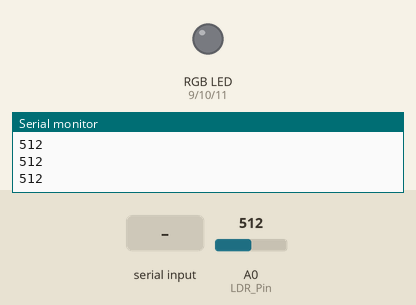
Simulated run of this sketch. Board: Arduino Uno, built with avr-gcc and run on an emulated ATmega328P. On the bench: an RGB LED mixed from three pins (HIGH = lit), the last lines printed to the serial monitor. Inputs (shaded band) come from the test bench; at power-on: A0 (LDR_Pin) = 512.

Above: at 1.2 s.
1.3 s: "a" received over Serial
At 2.0 s:
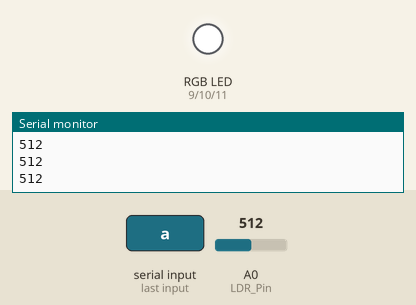
3.0 s: "b" received over Serial
At 4.4 s:
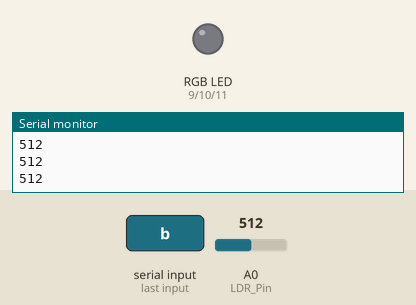
Timing chart, 0 to 6.0 s (numbered marks = the images above; inputs shaded):
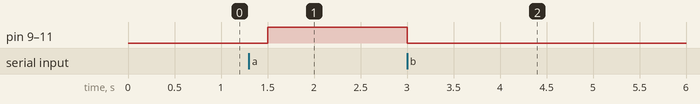

Measured:
- after the input at 1.3 s, pin 9 (REDPIN), pin 10 (GREENPIN), pin 11 (BLUEPIN): LOW → HIGH after 0.20 s
- after the input at 3.0 s, pin 9 (REDPIN), pin 10 (GREENPIN), pin 11 (BLUEPIN): HIGH → LOW at once

The sketch:

Luminosity_RGB.ino
```cpp
    /*
    Détecteur de proximité - HC-SR04
    Librairie Ultrasonic : http://tetrasys-design.net/download/HCSR04Ultrasonic/HCSR04Ultrasonic-1.1.2.zip
    Arduino IDE v1.0.1
    */


#define REDPIN 9
#define GREENPIN 10
#define BLUEPIN 11
int LDR_Pin = A0; //analog pin 0
int incomingByte = 0;//receive data from the serial port

#define FADESPEED 5    // make this higher to slow down

    void setup()
    {
      Serial.begin(9600);
      pinMode(REDPIN, OUTPUT);
      pinMode(GREENPIN, OUTPUT);
      pinMode(BLUEPIN, OUTPUT);
    }

    void loop()
    {
        int r, g, b;
        int LDRReading = analogRead(LDR_Pin);

        Serial.println(LDRReading);
    delay(250); //just here to slow down the output for easier reading

   if (Serial.available() > 0) {
                  // read the incoming byte:
                  incomingByte = Serial.read();
                  //if the lux is low(incoming byte =97)
                  if(incomingByte==97){
                    //Serial.println(incomingByte,DEC);
                    digitalWrite(GREENPIN, HIGH);//turns on green light
  		    digitalWrite(BLUEPIN, HIGH);
  		    digitalWrite(REDPIN, HIGH);
                  }
                  //if the lux is high(incoming byte =98)
                  if(incomingByte==98){
                    digitalWrite(GREENPIN, LOW);
  		    digitalWrite(BLUEPIN, LOW);
    		    digitalWrite(REDPIN, LOW);
                  }


    }
}
```
